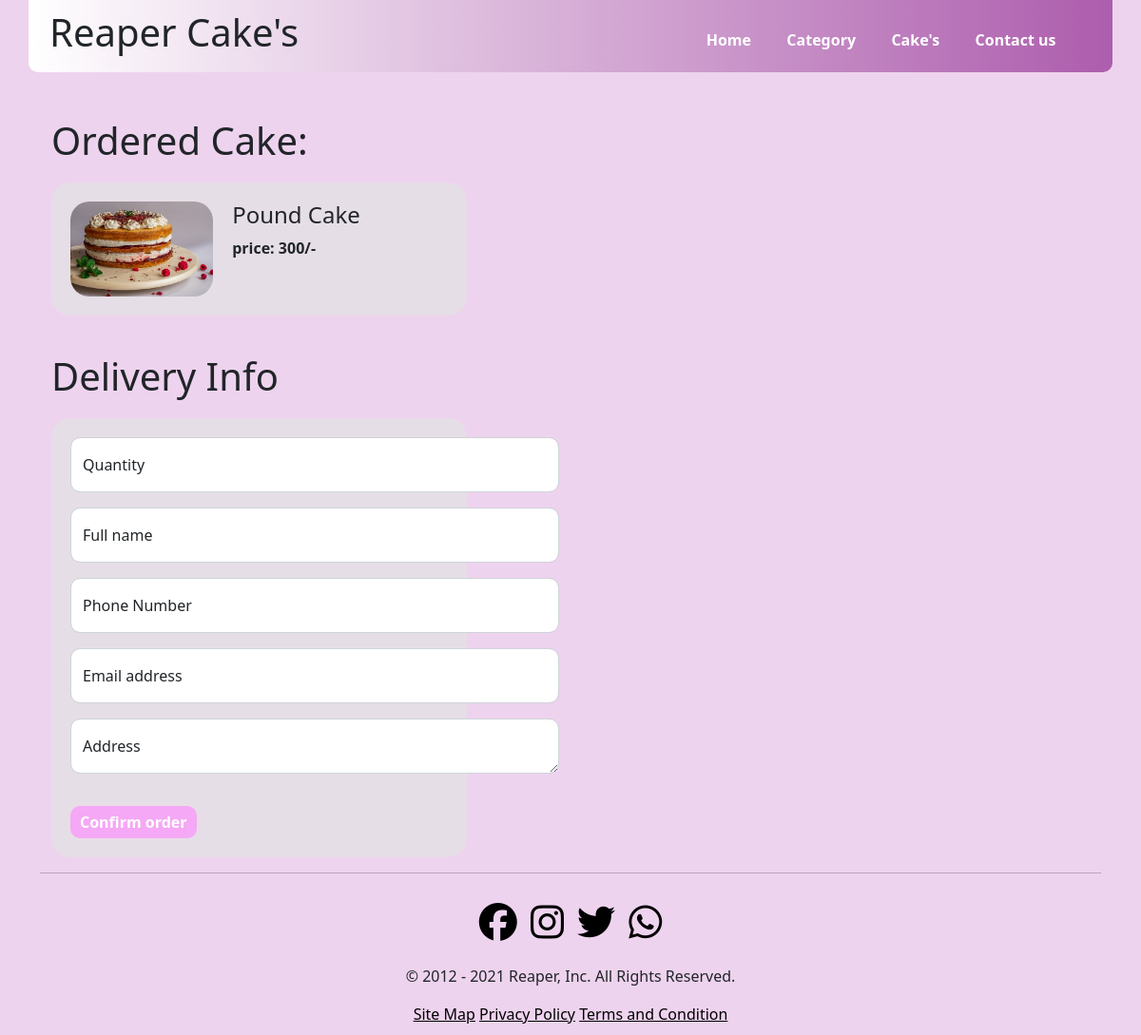
/billing.php?id=31, run on the app's committed database.
### tables this page shows
CREATE TABLE `cakes` (
  `id` int(10) UNSIGNED NOT NULL,
  `title` varchar(100) NOT NULL,
  `description` varchar(200) NOT NULL,
  `price` decimal(10,0) NOT NULL,
  `image_name` varchar(100) NOT NULL,
  `category_id` int(10) UNSIGNED NOT NULL,
  `featured` varchar(10) NOT NULL,
  `active` varchar(10) NOT NULL
);

### billing.php (the view, shortened to what this page needs)
<?php include("./partials-front/menu.php") ?>
        <?php
        $id = $_GET['id'];
        $sql = "SELECT * FROM cakes WHERE id=$id";
        $count = mysqli_num_rows(mysqli_query($con,$sql));
        if($count == 1)
        {
          $rows = mysqli_fetch_assoc(mysqli_query($con,$sql));
          $title = $rows['title'];
          $price = $rows['price'];
          $image_name = $rows['image_name'];
        }
        else
        {
          header("location:".SITEURL);
        }
        ?>
        <div class="container"><br><br>
            <h1>Ordered Cake:</h1>
            <div class="quantity">
                <?php
                  if($image_name != "")
                  {
                    ?>
                      <img class="img-respansive qimg" src="<?php echo SITEURL?>images/cakes/<?php echo $image_name;?>" alt="">
                    <?php
                  }
                  else
                  {
                    echo "<div class='error'>Image not available</div>";
                  }
                ?>
                <div class="qdesp">
                    <h4><?php echo $title;?></h4>
                    <span>price: <?php echo $price;?>/-</span>
                </div>
            </div>
            <h1 id="h1">Delivery Info</h1>
            <div class="delivery">
                <form action="" method="POST">
                <div class="form-floating mb-3 dform">
                        <input type="number" class="form-control" id="floatingInput" placeholder="" name="quantity">
                        <label for="floatingInput">Quantity</label>
                      </div>
                    <div class="form-floating mb-3 dform">
                        <input type="text" class="form-control" id="floatingInput" placeholder="" name="name">
                        <label for="floatingInput">Full name</label>
                      </div>
                      <div class="form-floating mb-3 dform">
                        <input type="number" class="form-control" id="floatingInput" placeholder="" name="phone_no">
                        <label for="floatingInput">Phone Number</label>
                      </div>
                      <div class="form-floating mb-3 dform">
                        <input type="email" class="form-control" id="floatingInput" placeholder="" name="email">
                        <label for="floatingInput">Email address</label>
                      </div>
                      <div class="form-floating dform">
                        <textarea class="form-control" placeholder="Leave a comment here" id="floatingTextarea" name="address"></textarea>
                        <label for="floatingTextarea">Address</label>
                      </div><br>
                      <input type="submit" name="submit" value="Confirm order" class="deliverybtn">
                </form>
            </div>
        </div>
<?php include("./partials-front/footer.php") ?>

### css/style.css (style rules this page uses)
.quantity { display: flex; padding: 20px; margin-top: 20px; background-color: rgb(230, 222, 230); width: 40%; border-radius: 20px; }
.qimg { width: 50%; height: 100px; border-radius: 20px; }
.qdesp { display: flex; flex-direction: column; align-content: flex-end; width: 100%; padding: 0px 20px; }
.qdesp span,.qdesp form label { font-weight: bold; padding-bottom: 10px; }
#h1 { margin-top: 40px; }
.delivery { display: flex; padding: 20px; margin-top: 20px; background-color: rgb(230, 222, 230); width: 40%; border-radius: 20px; }
.dform input,.dform textarea { width: 200%; border-radius: 10px; }
.deliverybtn { margin-top: 10px; border: 0; border-radius: 10px; background-color: rgb(245, 168, 245); padding: 5px 10px; color: white; font-weight: bold; transition: ease all 0.4s; }

### data on the page
cakes: image_name (picture), title "Pound Cake", price "300"
